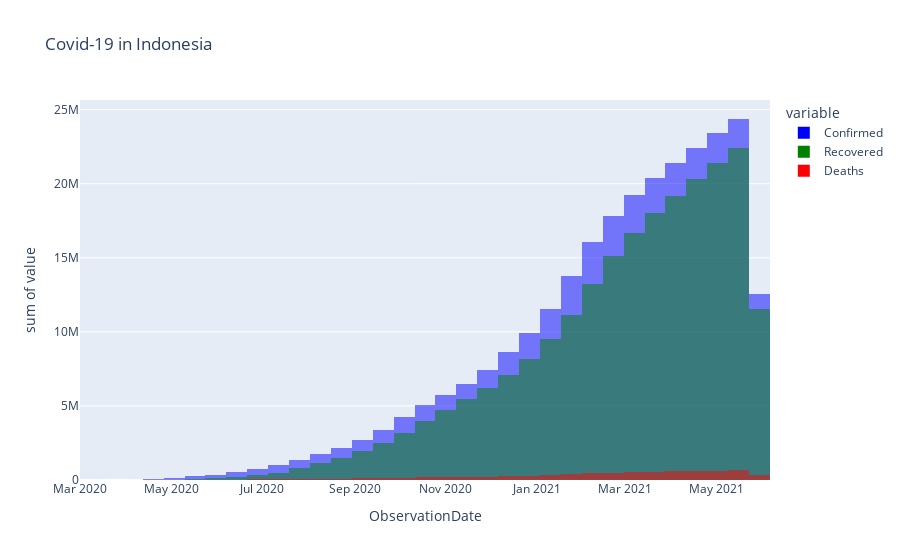

Notebook code cell kept with this figure:
### Code cell
fig = px.histogram(df_indo, x="ObservationDate", y=["Confirmed", "Recovered","Deaths"], title="Covid-19 in Indonesia",barmode='overlay',color_discrete_sequence=['Blue','Green','Red'])
fig.show()

### Figure 1 — Plotly figure (JSON) as saved in the notebook; plotly's stock layout.template omitted (floating-point values rounded to 4 significant figures; data arrays with more than 128 entries replaced by an {"elided": "..."} marker saying what was removed)
{"data": [{"alignmentgroup": "True", "bingroup": "x", "histfunc": "sum", "hovertemplate": "variable=Confirmed<br>ObservationDate=%{x}<br>sum of value=%{y}<extra></extra>", "legendgroup": "Confirmed", "marker": {"color": "Blue", "opacity": 0.5, "pattern": {"shape": ""}}, "name": "Confirmed", "offsetgroup": "Confirmed", "orientation": "v", "showlegend": true, "type": "histogram", "x": {"elided": "454 str values"}, "xaxis": "x", "y": {"elided": "454 int values"}, "yaxis": "y"}, {"alignmentgroup": "True", "bingroup": "x", "histfunc": "sum", "hovertemplate": "variable=Recovered<br>ObservationDate=%{x}<br>sum of value=%{y}<extra></extra>", "legendgroup": "Recovered", "marker": {"color": "Green", "opacity": 0.5, "pattern": {"shape": ""}}, "name": "Recovered", "offsetgroup": "Recovered", "orientation": "v", "showlegend": true, "type": "histogram", "x": {"elided": "454 str values"}, "xaxis": "x", "y": {"elided": "454 int values"}, "yaxis": "y"}, {"alignmentgroup": "True", "bingroup": "x", "histfunc": "sum", "hovertemplate": "variable=Deaths<br>ObservationDate=%{x}<br>sum of value=%{y}<extra></extra>", "legendgroup": "Deaths", "marker": {"color": "Red", "opacity": 0.5, "pattern": {"shape": ""}}, "name": "Deaths", "offsetgroup": "Deaths", "orientation": "v", "showlegend": true, "type": "histogram", "x": {"elided": "454 str values"}, "xaxis": "x", "y": {"elided": "454 int values"}, "yaxis": "y"}], "layout": {"barmode": "overlay", "legend": {"title": {"text": "variable"}, "tracegroupgap": 0}, "title": {"text": "Covid-19 in Indonesia"}, "xaxis": {"anchor": "y", "domain": [0, 1], "title": {"text": "ObservationDate"}}, "yaxis": {"anchor": "x", "domain": [0, 1], "title": {"text": "sum of value"}}}}
